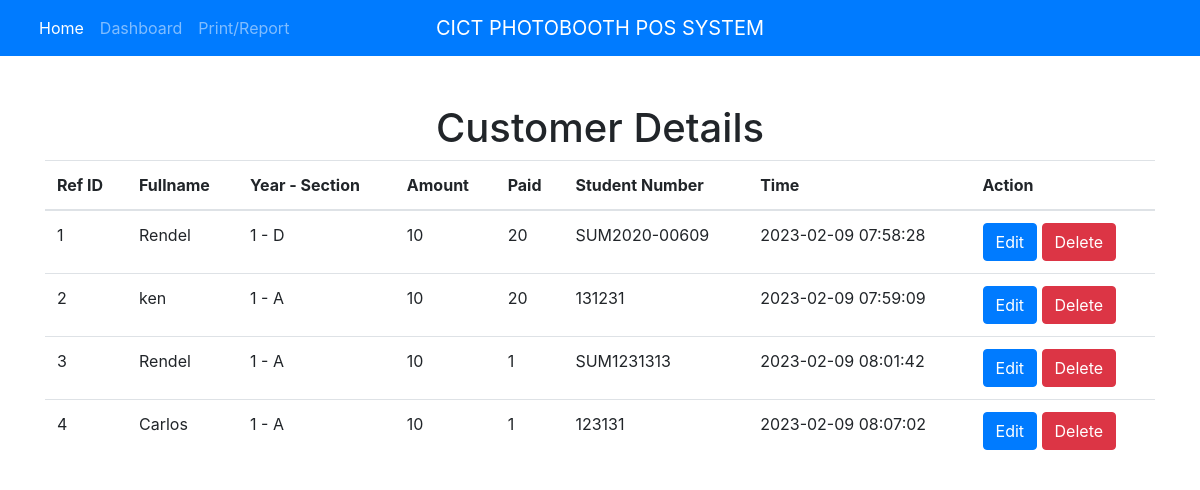
/customer.php, run on the app's committed database.
### tables this page shows
CREATE TABLE `product` (
  `id` int(10) NOT NULL AUTO_INCREMENT,
  `fullname` varchar(255) DEFAULT NULL,
  `year` int(10) DEFAULT NULL,
  `section` varchar(2) DEFAULT NULL,
  `amount` int(10) DEFAULT NULL,
  `quantity` int(10) DEFAULT NULL,
  `student_number` varchar(255) DEFAULT NULL,
  `time` varchar(255) DEFAULT NULL,
  `image` blob DEFAULT NULL,
  `prodid` int(10) DEFAULT NULL,
  PRIMARY KEY (`id`)
);

### customer.php (the view)
<?php
include('includes/header.php');
include('includes/navbar.php');
include('includes/conn.php');
?>
<div class="container mt-5">
    <div class="text-center"><h1>Customer Details</h1></div>
    <table class="table">
  <thead>
    <tr>
      <th>Ref ID</th>
      <th>Fullname</th>
      <th>Year - Section</th>
      <th>Amount</th>
      <th>Paid</th>
      <th>Student Number</th>
      <th>Time</th>
      <th>Action</th>
    </tr>
  </thead>
  <tbody>
    <?php
    $query = "SELECT * FROM product";
    $result = mysqli_query($conn, $query);
    while ($row = mysqli_fetch_array($result)) {
    ?>
    <tr>
      <td><?php echo $row['id']; ?></td>
      <td><?php echo $row['fullname']; ?></td>
      <td><?php echo $row['year']; ?> - <?php echo $row['section']; ?></td>
      <td><?php echo $row['amount']; ?></td>
    <td><?php echo $row['quantity']; ?></td>
        <td><?php echo $row['student_number']; ?></td>
        <td><?php echo $row['time']; ?></td>
      <td>
        <a href="edit_customer.php?id=<?php echo $row['sqid']; ?>" class="btn btn-primary">Edit</a>
        <a href="delete_customer.php?id=<?php echo $row['id']; ?>" class="btn btn-danger">Delete</a>
      </td>
    </tr>
    <?php
    }
    ?>
  </tbody>
</table>
</div>

### includes/header.php (shortened to what this page needs)
<!DOCTYPE html>
<html lang="en">
  <head>
    <link
      rel="stylesheet"
      href="https://maxcdn.bootstrapcdn.com/bootstrap/4.0.0/css/bootstrap.min.css"
    />
    <link rel="stylesheet" href="css/style.css" />
  </head>
  <body>

### includes/navbar.php (shortened to what this page needs)
<nav class="navbar navbar-expand-md navbar-dark bg-primary">
    <div class="container-fluid">
        <a class="navbar-brand abs" href="#">CICT PHOTOBOOTH POS SYSTEM</a>
        <div class="navbar-collapse collapse" id="collapseNavbar">
            <ul class="navbar-nav">
                <li class="nav-item active">
                    <a class="nav-link" href="input.php">Home</a>
                </li>
                <li class="nav-item">
                    <a class="nav-link" href="dashboard.php" data-bs-toggle="collapse">Dashboard</a>
                </li>
            </ul>
            <ul class="navbar-nav ms-auto">
                <li class="nav-item">
                    <a class="nav-link" href="customer.php" data-bs-target="#myModal" data-bs-toggle="modal">Print/Report</a>
                </li>
            </ul>
        </div>
    </div>
</nav>

### css/style.css (style rules this page uses)
@media (min-width: 768px) { .navbar-brand.abs { position: absolute; width: auto; left: 50%; transform: translateX(-50%); text-align: center; } }

### data on the page
product: id "1", fullname "Rendel", year "1", section "D", amount "10", quantity "20", student_number "SUM2020-00609", time "2023-02-09 07:58:28"
product: id "2", fullname "ken", year "1", section "A", amount "10", quantity "20", student_number "131231", time "2023-02-09 07:59:09"
product: id "3", fullname "Rendel", year "1", section "A", amount "10", quantity "1", student_number "SUM1231313", time "2023-02-09 08:01:42"
product: id "4", fullname "Carlos", year "1", section "A", amount "10", quantity "1", student_number "123131", time "2023-02-09 08:07:02"
